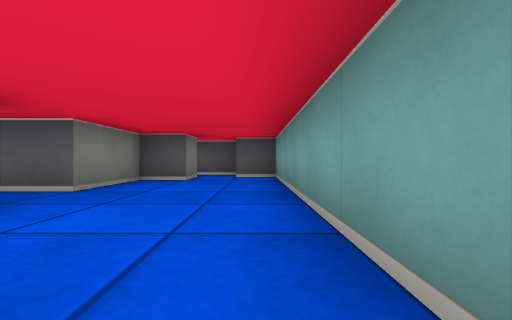
view 1 (above)

16 first-person views from a walk through a cub3D maze. The camera is about half as high as the walls, looks level and sees 90° across. The floor is counted in squares. Each view is taken from the middle of a square. On the plan, view 1 faces up. The plan holds only what a view shows up to about 9 squares ahead; the rest is blank.

view 2
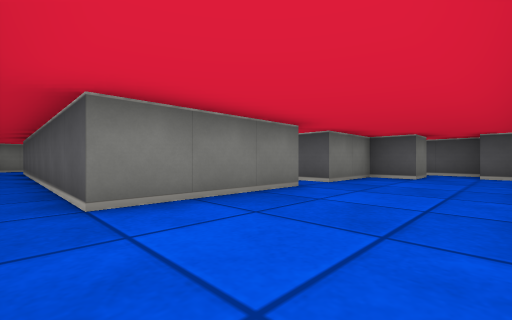

view 3
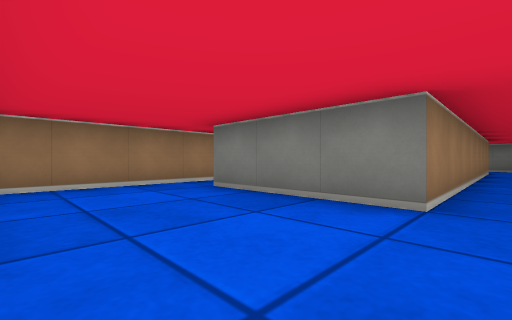

view 4
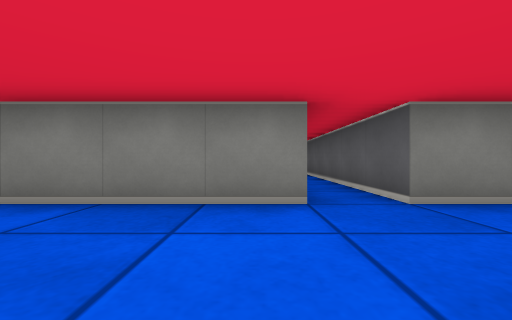

view 5
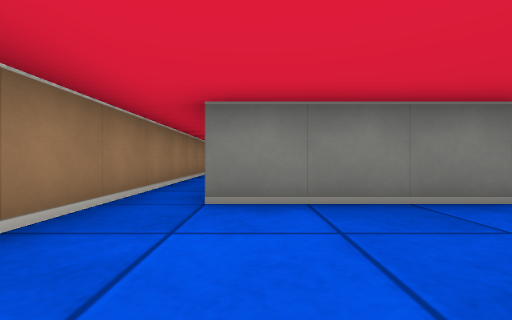

view 6
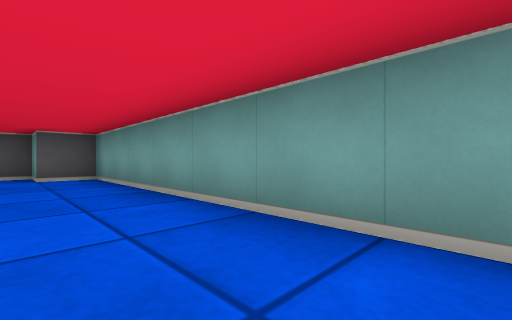

view 7
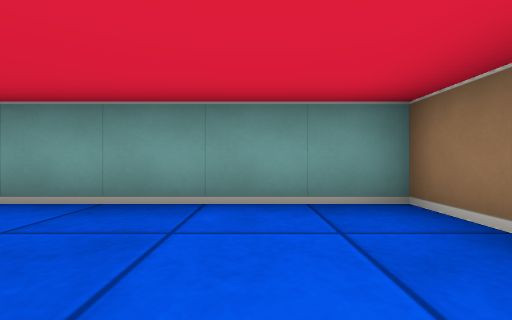

view 8
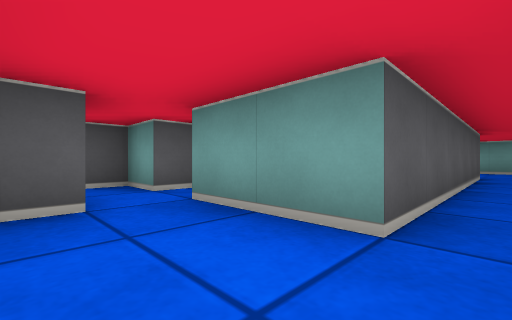

view 9
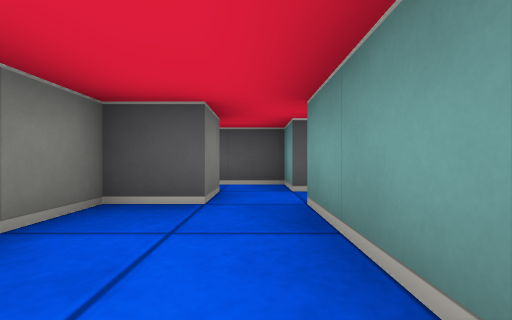

view 10
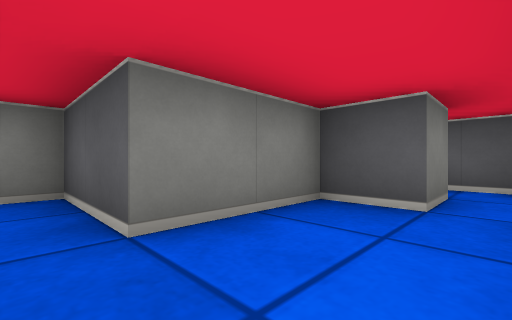

view 11
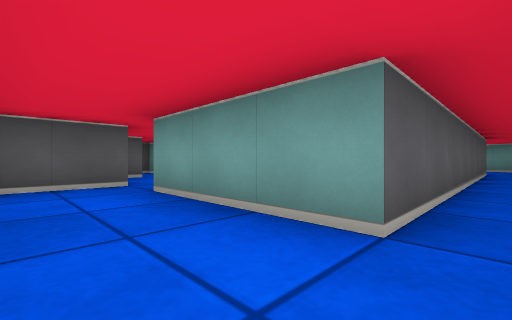

view 12
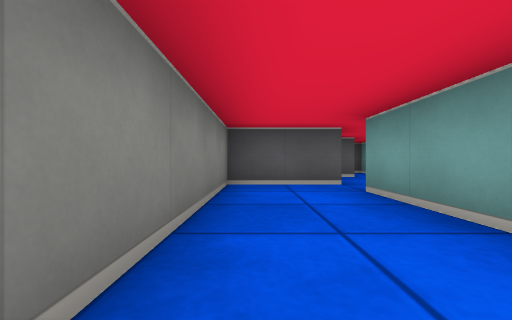

view 13
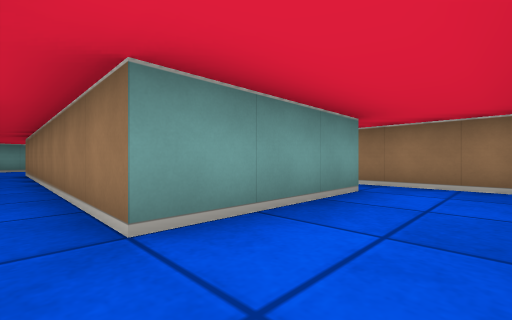

view 14
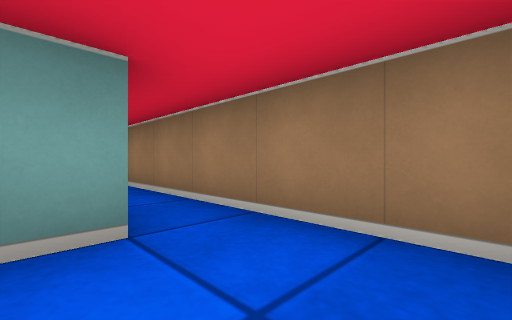

view 15
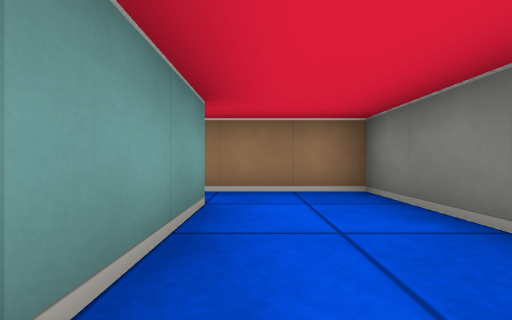

view 16
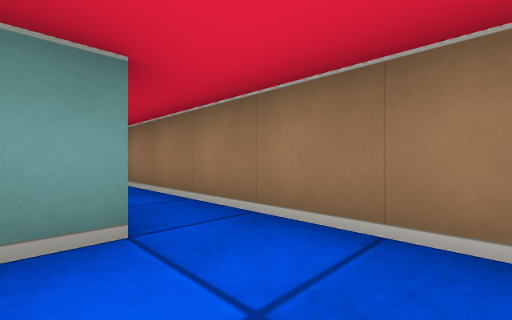

### Floor plan
Ten units are one square. View 1 is at (0, 0); x grows to the right and y downward. Boxes are objects, and circles mark ways between rooms. Rooms are numbered by the first view taken in them; rooms with no view inside come last. Other rooms are left out.
<svg viewBox="-130 -80 140 100">
<path fill="none" stroke="#000" d="M-15 -65 -15 -55 -25 -55 -25 -35 -85 -35M-85 -25 -25 -25 -25 5 -105 5M-105 15 5 15 5 -65 -5 -65 -5 -75 -18 -75M-95 -65 -95 -55 -105 -55 -105 -35M-85 -35 -85 -55M-79 -65 -85 -65 -85 -75 -98 -75M-105 -25 -85 -25M-105 5 -105 -25M-105 -35 -125 -35 -125 15 -105 15"/>
<circle cx="-80" cy="-30" r="3" fill="#2a7"/>
<circle cx="-110" cy="10" r="3" fill="#2a7"/>
<circle cx="-110" cy="-30" r="3" fill="#2a7"/>
<text x="-20" y="-20">1</text>
<text x="-90" y="-50">2</text>
<text x="-120" y="-10">3</text>
</svg>
Room 1 opens to room 2. Room 1 opens to room 3. Room 2 opens to room 3.

Where each view was taken, in squares from view 1:
view 1: 0 up, 0 right, facing up
view 2: 1 down, 0 right, facing up-left
view 3: 3 up, 0 right, facing down-left
view 4: 2 up, 0 right, facing left
view 5: 0 up, 0 right, facing left
view 6: 0 up, 1 left, facing up-right
view 7: 0 up, 2 left, facing right
view 8: 3 up, 10 left, facing up-right
view 9: 3 up, 9 left, facing up
view 10: 3 up, 9 left, facing up-left
view 11: 1 down, 12 left, facing up-right
view 12: 1 down, 12 left, facing up
view 13: 3 up, 12 left, facing down-right
view 14: 0 up, 12 left, facing down-right
view 15: 2 up, 11 left, facing down
view 16: 4 up, 10 left, facing down-right
